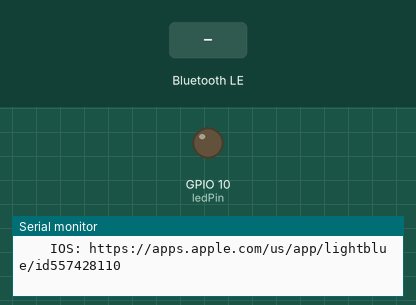
Simulated run of this sketch. Board: Seeed XIAO ESP32-C3. Shown: output pins drawn as LEDs (lit = HIGH), the last lines printed to the serial monitor. The test bench sets the inputs (shaded band). Nothing arrives over Bluetooth unless stated; a phone connects over Bluetooth LE 3 s after start.

Above: at 9.2 s.
9.3 s: Bluetooth LE write "1" received
At 12.0 s:
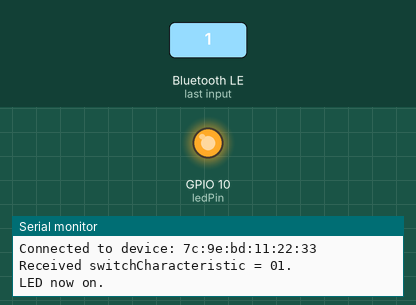
12.3 s: Bluetooth LE write "0" received
At 12.9 s:
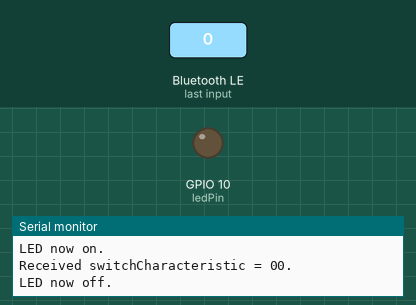
Timing chart, 0 to 15.3 s (numbered marks = the images above; inputs shaded):
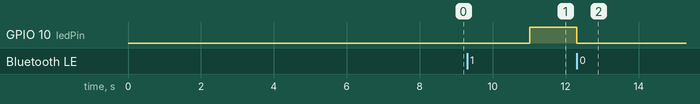

The sketch:

ble_led.ino
```cpp
// (licence header left out)
// SPDX-License-Identifier: 0BSD
```

main.cpp
```cpp
// (licence header left out)
#include <Arduino.h>
#include <ArduinoBLE.h>

#if !defined(ARDUINO_XIAO_ESP32C3)
  #error This program is meant to run on the XIAO ESP32C3 only
#endif

#if (ESP_ARDUINO_VERSION < ESP_ARDUINO_VERSION_VAL(3, 3, 6))
  #warning Version 3.3.6 or newer of ESP32 Arduino core version is available
#endif

// Connecting an external LED:
//  The diode's cathode (-, usually the short lead on the flat side of the LED) is connected to GND.
//  The diode's anode (+, usually the long lead on the round side of the LED) is connected to a
//  current limiting 240 ohm resistor. The other lead of the resistor is connected to an I/O pin.
//  See https://files.seeedstudio.com/wiki/XIAO_WiFi/connect-led-2.png
//
const int ledPin = D10;
const int ledOn = HIGH;

void setLed(int value) {
  digitalWrite(ledPin, (value) ? ledOn : 1-ledOn);
  Serial.printf("LED now %s.\n", (digitalRead(ledPin) == ledOn) ? "on" : "off");
}

// Bluetooth® Low Energy LED Service
BLEService ledService("19B10000-E8F2-537E-4F6C-D104768A1214");

// Bluetooth® Low Energy LED Switch Characteristic - custom 128-bit UUID, readable and writable by central
BLEByteCharacteristic switchCharacteristic("19B10001-E8F2-537E-4F6C-D104768A1214", BLERead | BLEWrite);

void setup() {
  Serial.begin();
  // Delay to allow for the initialization of the native USB peripheral
  // and some time for the IDE to reconnect
  #ifdef PLATFORMIO
  delay(8000); // 8 seconds
  #else
  delay(2000); // 2 seconds
  #endif

  Serial.println("\n\nProject: ble_led.ino");
  Serial.println("Purpose: Toggle an external LED on and off with Bluetooth");
  Serial.println("  Board: XIAO ESP32C3");

  // begin initialization

  Serial.println("\nInitializing LED");
  pinMode(ledPin, OUTPUT);
  digitalWrite(ledPin, 1-ledOn);

  if (!BLE.begin()) {
    Serial.println("Could not start Bluetooth® Low Energy module!");
    while (1);
  }
  Serial.println("Bluetooth® Low Energy (BLE) module started.");

  // set advertised local name and service UUID:
  BLE.setLocalName("HOME Automation");            // this will appear in the App search result.
  BLE.setAdvertisedService(ledService);

  // add the characteristic to the service
  ledService.addCharacteristic(switchCharacteristic);

  // add service
  BLE.addService(ledService);
  // set the initial value for the characeristic, i.e. LED off
  switchCharacteristic.writeValue(0);
  Serial.println("\nLED service added.");

  BLE.advertise();
  Serial.println("\"HOME Automation\" device now being advertised");
  Serial.println("Setup completed.");

  Serial.println("\nTurn the attached LED on/off with a smartphone applications such as");
  Serial.println("\n  nRF Connect for Mobile by Nordic Semiconductor ASA");
  Serial.println("    Android: https://play.google.com/store/apps/details?id=no.nordicsemi.android.mcp");
  Serial.println("    IOS: https://apps.apple.com/us/app/nrf-connect-for-mobile/id1054362403");
  Serial.println("\n  LightBlue - Bluetooth LE by Punch Through Design");
  Serial.println("    Android: https://play.google.com/store/apps/details?id=com.punchthrough.lightblueexplorer");
  Serial.println("    IOS: https://apps.apple.com/us/app/lightblue/id557428110");
}


void loop() {
  // listen for Bluetooth® Low Energy peripherals to connect:
  BLEDevice central = BLE.central();

  // if a central is connected to peripheral:
  if (central) {
    String dName = central.deviceName();
    if (!dName.length())
      dName = central.localName();
    if (!dName.length())
      dName = "device";                 // default if no name is found for the newly connected device
    dName += ": " + central.address();  // add the latter's MAC address
    Serial.print("Connected to ");
    Serial.println(dName);

    while (central.connected()) {
      if (switchCharacteristic.written()) {
        int Rvalue=switchCharacteristic.value();
        Serial.printf("Received switchCharacteristic = %02x.\n", Rvalue);

        if ((Rvalue == 0) || (Rvalue == 1)) {
          setLed(Rvalue);
        } else {
          Serial.println("Ignored, expected 00 or 01.\n");
        }

      }
    }

    Serial.print("Disconnected from ");
    Serial.println(dName);
  }
}
```

Measured:
- after the input at 9.3 s, GPIO 10 (ledPin): LOW → HIGH after 1.7 s
- after the input at 12.3 s, GPIO 10 (ledPin): HIGH → LOW at once
